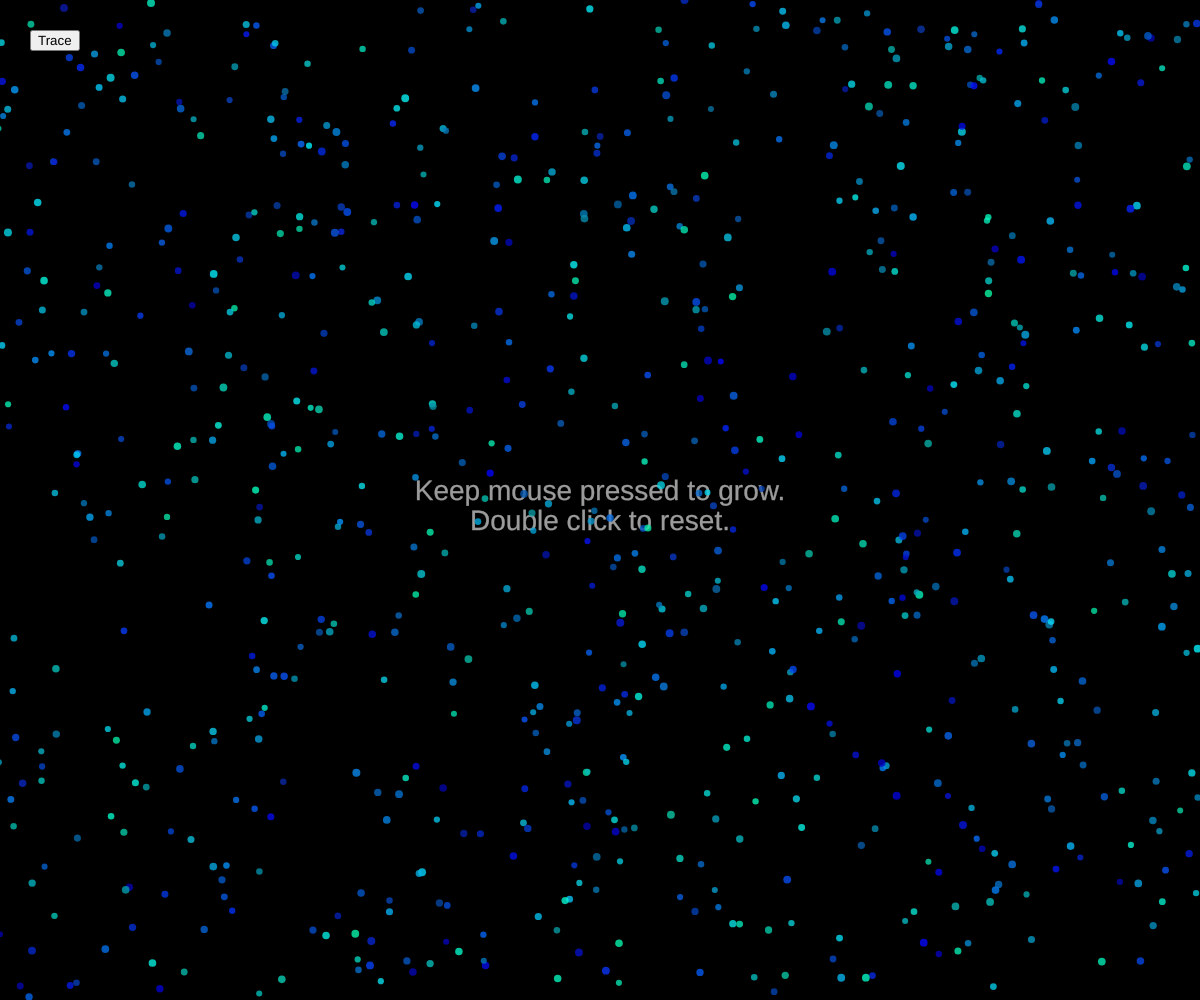
Frame 1 (no input)
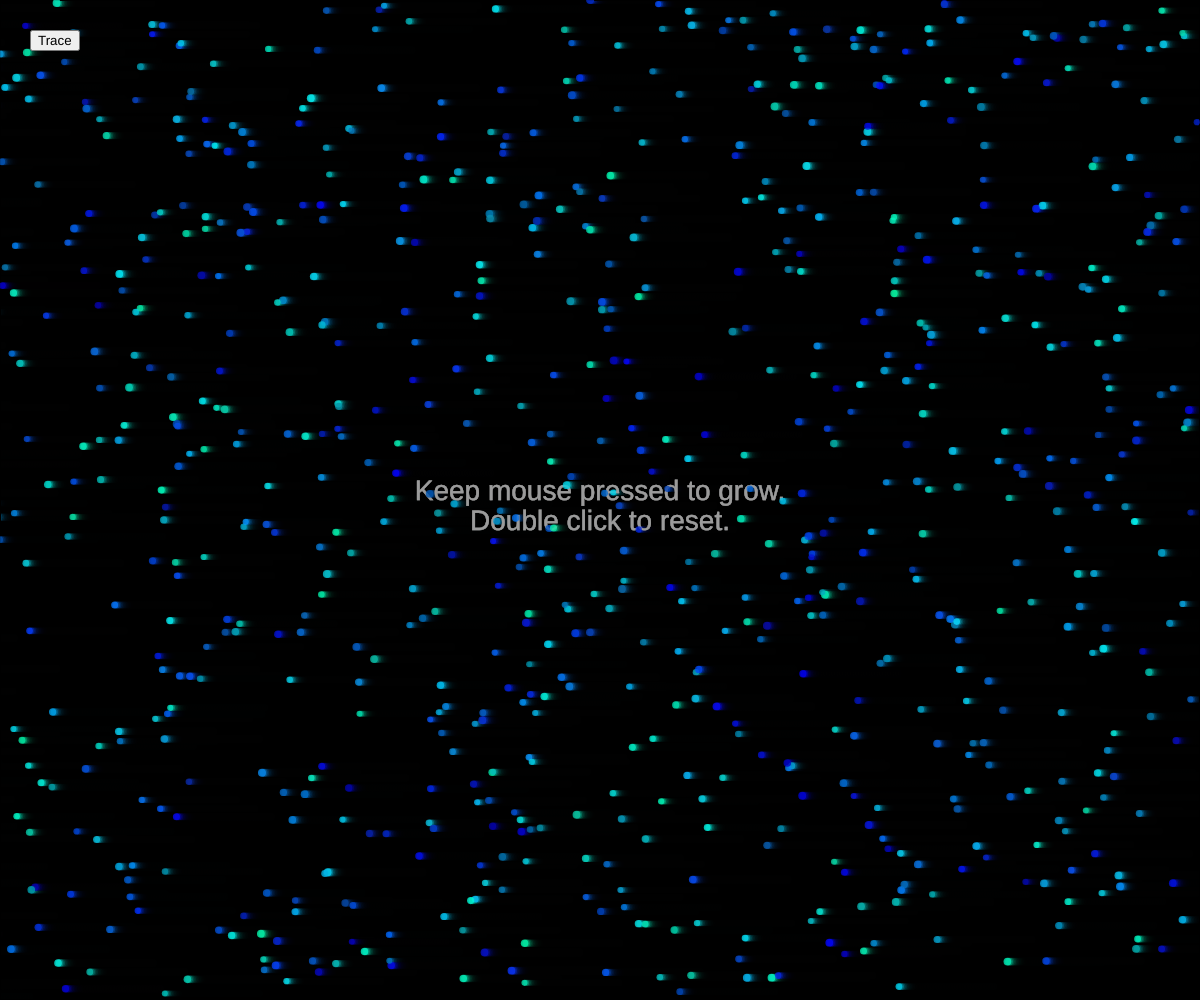
Frame 60 (no input)
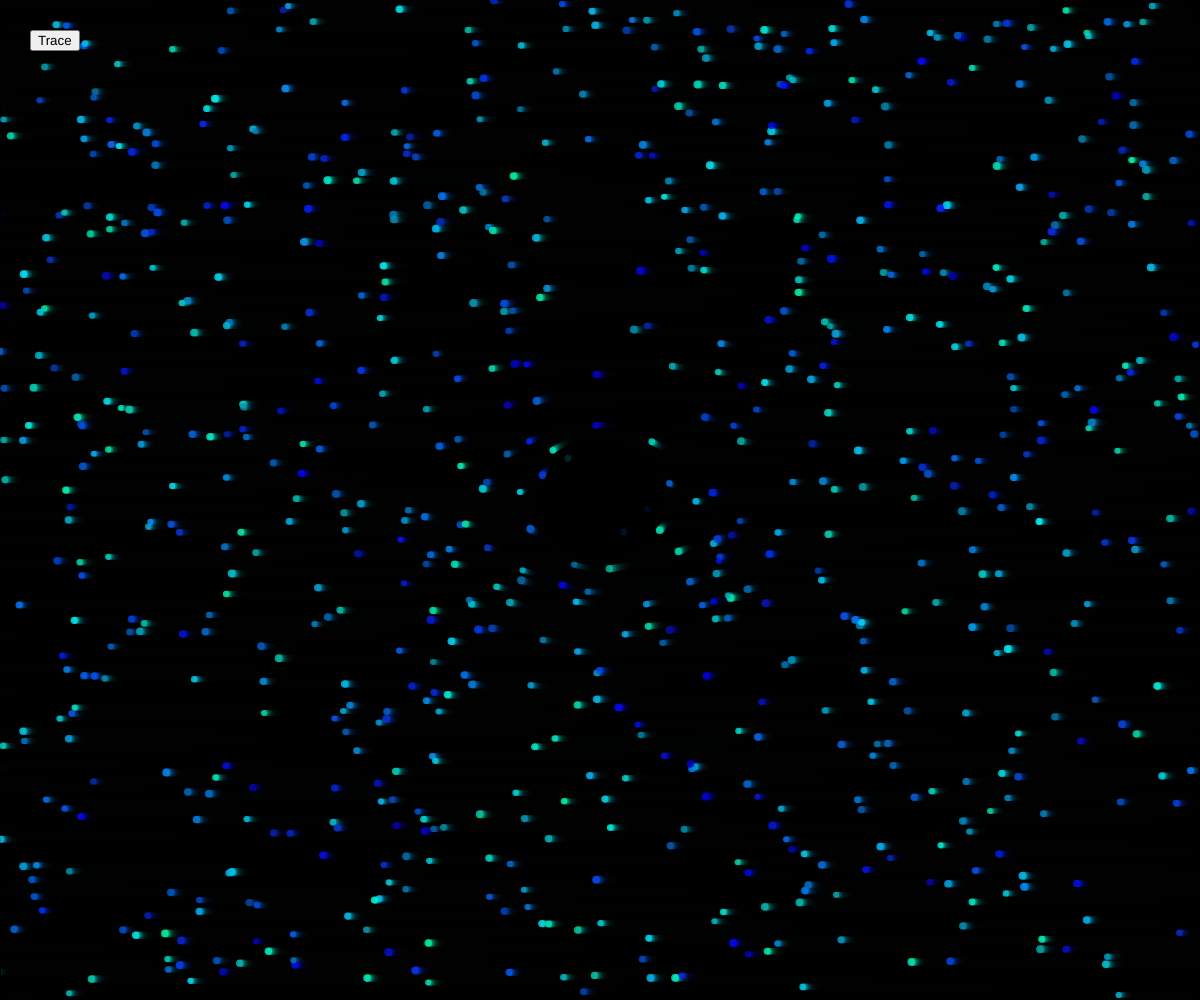
Frame 120 (the mouse pressed at the canvas centre since frame 60)

The p5.js sketch that drew these frames (run headless with seeded random() and noise() and a simulated clock; from frame 60 on, the mouse is pressed at the canvas centre):

// p5.js sketch
// ── sketch.js
/* 
Flow around a circle simulation designed with p5.js (https://p5js.org/)
 Under Creative Commons License
 https://creativecommons.org/licenses/by-sa/4.0/
 
 Written by Juan Carlos Ponce Campuzano, 12-Febt-2019
 https://jcponce.github.io
 */


///the user controls the size of the circle through mousePressed. The circle starts from a radius of 0.01 and is contrlled by the variable a. 
//The tracing effect is achieved by placing a black rectangle with minimal opacity under the sketch
// the particles flowing in the background is created using a class. 
//the warping is achieved through exponential function. There are two variables --> P and Q. 

var Strength = 40;
//controls the speed at which the particles move

var v = 40;
// work with strenght to control the threshold of the warp?


var a = 0.01;
let numMax = 800;
let t = 0;
//time
let h = 0.001;
//controls how fast the time is passing by. If H was bigger, particles would not necessarily move faster, but it's more a reflection of the entire process being sped up?
let particles = [];
let currentParticle = 0;

let trace = false;

let buttonTrace;

function setup() {

  createCanvas(windowWidth, windowHeight);
  background(0);
  //seting up particles
    for (let i=0; i<numMax; i++) {
        let valX = random(-width/2, width/2);
        let valY = random(-height/2, height/2);
        particles[i] = new Particle(valX, valY, t, h);
    }
	
	buttonTrace = createButton('Trace');
    buttonTrace.position(30, 30);
    buttonTrace.mousePressed(traceShow);

}

function draw() {
	noCursor();
	cursor(HAND);
  //changing the cursor from point to hand? Not sure what the point is
	
	//Initial message
  if (a <= 0.01) {
    fill(255);
    stroke(255);
		strokeWeight(0.3);
    textAlign(CENTER);
    textSize(28);
    text("Keep mouse pressed to grow.", width / 2, height / 2);
		 text("Double click to reset.", width / 2, height / 2+30);
    //the first time the viewer enters, a is set to 0. Displays the initial message letting users know how to interact with it
  }
    
  translate(width/2,height/2);
  //If the translation was not here, the particles would only be displayed at the top left corner of the screen. Might have to do with the way the equation is written
  
	if(trace == true){
  fill(0, 6);
	}else fill(0,100);
  stroke(0);
  strokeWeight(2);
  //translate(width/2,height/2);
  rect(-width/2, -height/2, width, height);
  //using the semi-transparent background to create the lingering effect
  
   t += h;
        
        for (let i=particles.length-1; i>=0; i-=1) {
            let p = particles[i];
            p.update();
            p.display();
            if ( p.x > width/2 ||  p.y > height/2 || p.x < -width/2 ||  p.y < -height/2 || ( pow(p.x+mouseX/2 - width/2, 2) + pow(p.y-mouseY/2 + height/2, 2) ) < a ) {
                particles.splice(i,1);
                currentParticle--;
                particles.push(new Particle(-width/2, random(-height/2, height/2),t,h) );
              //splicing the particle so it doesn't just keep creating new ones
            }
        }
  
  fill(0, 200);
  stroke(0);
  ellipse(mouseX-width/2, mouseY-height/2,(a-1)*2,(a-1)*2);
	
	if(mouseIsPressed && a < 210){
		a +=1;
      //using mousepressed to control the radius of the circle
	} else a+=0;
	
}

let P = (t, x, y) => Strength*( v- (v*(a*a)*(pow( x + mouseX-width/2, 2)-pow( y - mouseY+height/2, 2)))/((pow( x + mouseX-width/2, 2)+pow( y - mouseY+height/2, 2))*(pow( x + mouseX-width/2, 2)+pow( y - mouseY+height/2, 2)))  );


//pow(x + mouseX - width/2, 2) --> squared horizontal distance from a point to the center of the canvas
//pow( y - mouseY+height/2, 2))) --> squared vertical distance 
// v = velocity
//This represents a mathematical field — possibly an electric or gravitational potential — or a distortion field in graphics



let Q = (t, x, y) => Strength*(  (-2*v*(a*a)*(x+mouseX-width/2)*(y-mouseY+height/2))/((pow( x + mouseX-width/2, 2)+pow( y - mouseY+height/2, 2))*(pow( x + mouseX-width/2, 2)+pow( y - mouseY+height/2, 2))) );

//Define particles and how they are moved with Runge–Kutta method of 4th degree.
//This is a variation of the taylor series used to solve for differential equations. Here it's likely calculating the curve between the two points 
class Particle{
  //using class to push particles
    
   constructor(_x, _y, _t, _h){
    this.x = _x;
    this.y = _y;
    this.time = _t;
    this.radius = random(3, 4);
     //radius of individual circles randomnized
    this.h = _h;
    this.op = random(199,200);
    this.r = random(10);
    this.g = random(164,255);
    this.b = random(255);
     //blue to greenish circles
	}
    
    update() {
        this.k1 = P(this.time, this.x, this.y);
        this.j1 = Q(this.time, this.x, this.y);
        this.k2 = P(this.time + 1/2 * this.h, this.x + 1/2 * this.h * this.k1, this.y + 1/2 * this.h * this.j1);
        this.j2 = Q(this.time + 1/2 * this.h, this.x + 1/2 * this.h * this.k1, this.y + 1/2 * this.h * this.j1);
        this.k3 = P(this.time + 1/2 * this.h, this.x + 1/2 * this.h * this.k2, this.y + 1/2 * this.h * this.j2);
        this.j3 = Q(this.time + 1/2 * this.h, this.x + 1/2 * this.h * this.k2, this.y + 1/2 * this.h * this.j2);
        this.k4 = P(this.time + this.h, this.x + this.h * this.k3, this.y + this.h * this.j3);
        this.j4 = Q(this.time + this.h, this.x + this.h * this.k3, this.y + this.h * this.j3);
        this.x = this.x + this.h/6 *(this.k1 + 2 * this.k2 + 2 * this.k3 + this.k4);
        this.y = this.y + this.h/6 *(this.j1 + 2 * this.j2 + 2 * this.j3 + this.j4);
        this.time += this.h;
      //this following the Runge–Kutta method of 4th degree
      //k1 = hf(x0, y0)

      //k2 = hf[x0 + (½)h, y0 + (½)k1]

      //k3 = hf[x0 + (½)h, y0 + (½)k2]

      //k4 = hf(x0 + h, y0 + k3)
    }
    
    display() {
        fill(this.r, this.b, this.g, this.op);
        noStroke();
        //this.updatex = map(this.x, -7, 7, -width, width);
        //this.updatey = map(-this.y, -5, 5, -height, height);
        ellipse(-this.x, this.y, 2*this.radius, 2*this.radius);
    }
    
}

function traceShow() {
  //function for toggling between the rectangles
		noCursor();
    if(trace==false) {
        trace = true;
    }else{
        trace = false;
    }
}

function doubleClicked() {
  //double click to reset the size of the black hole
  if (a > 10) {
    a = 0.02;
  }
}
